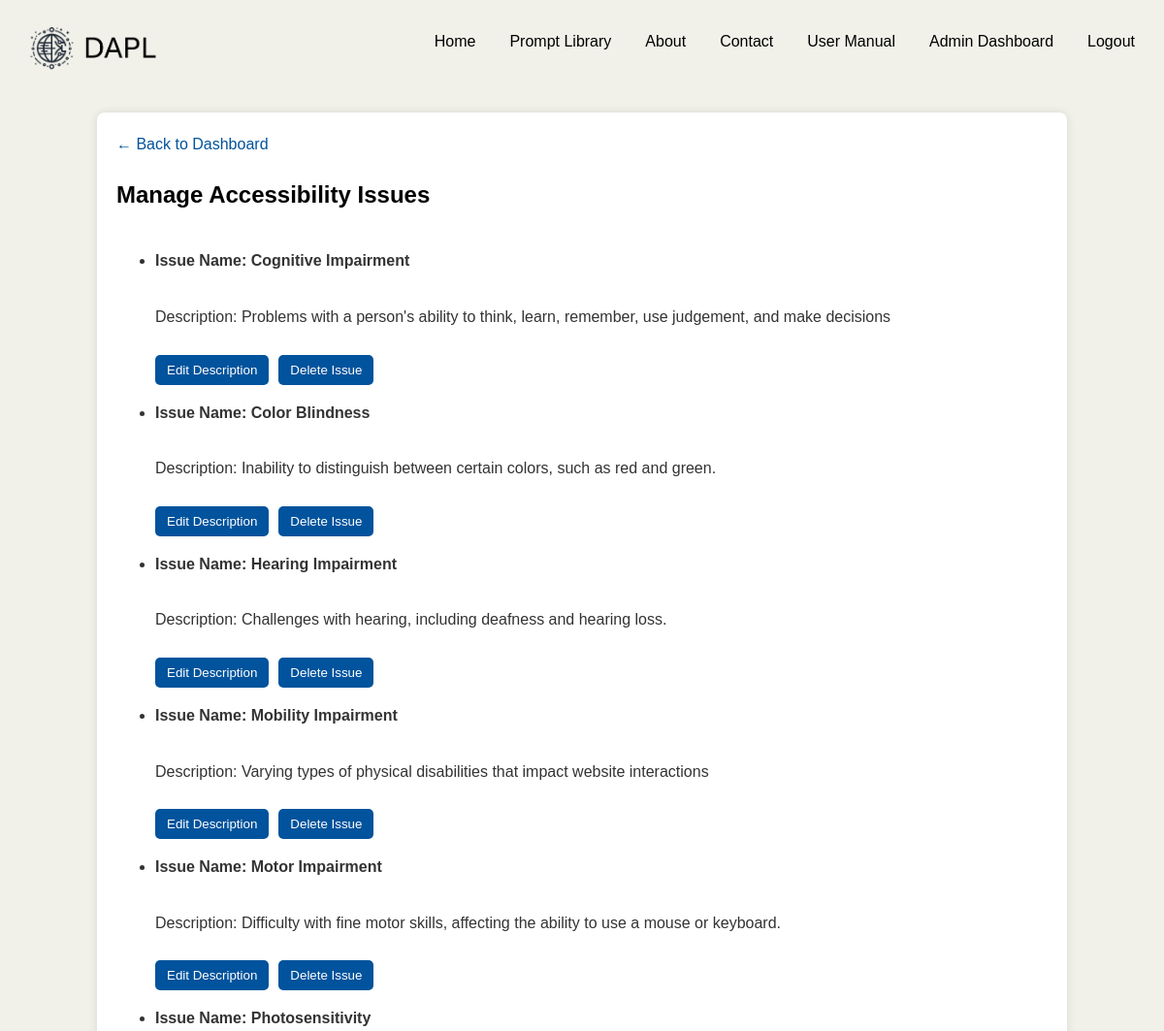
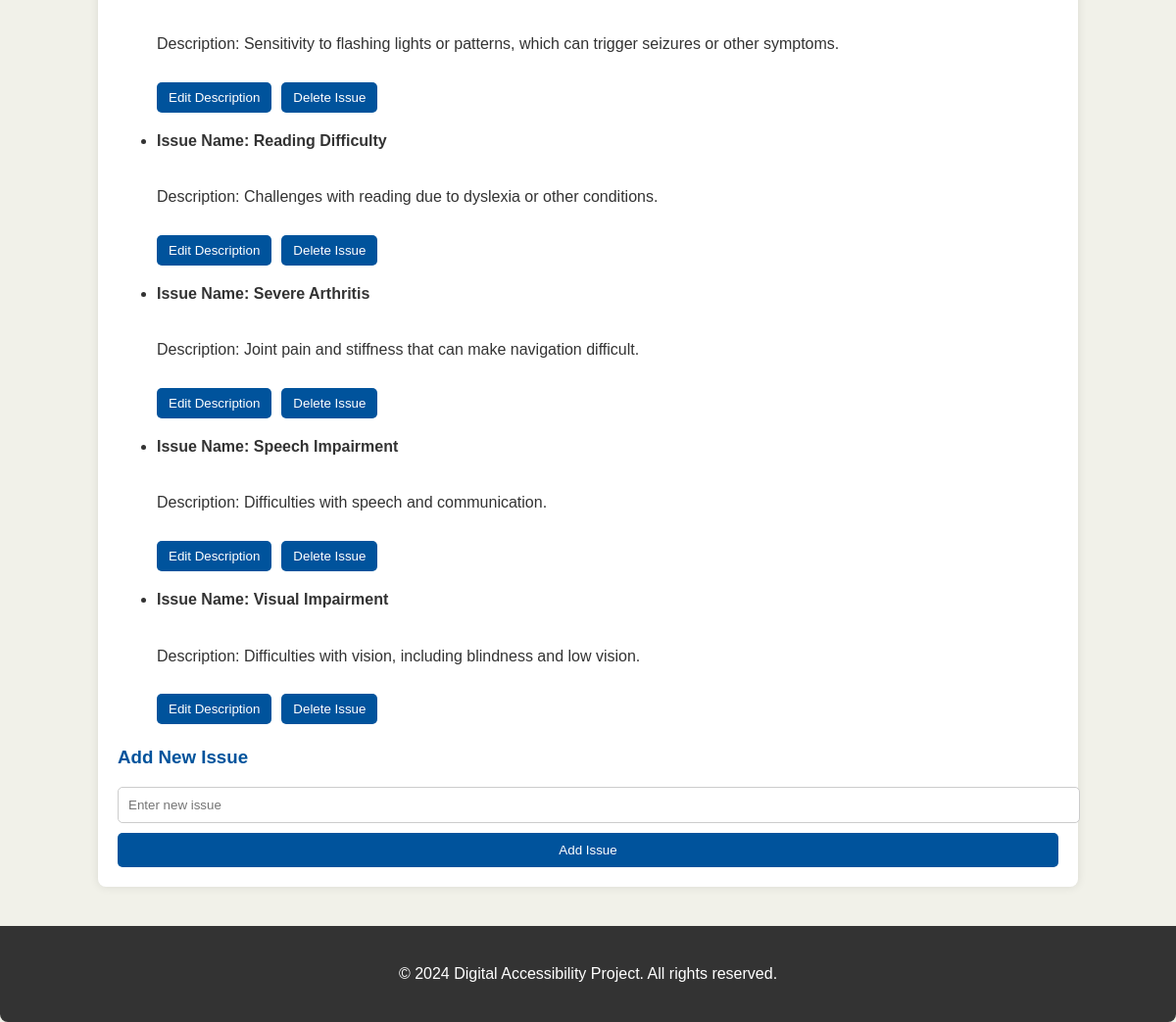
/manage_issues.php (signed in), run on the app's committed database (2 pictures, top to bottom).
### tables this page shows
CREATE TABLE `accessibility_issues` (
  `issue_id` int(11) NOT NULL,
  `issue_name` varchar(100) NOT NULL,
  `description` text DEFAULT NULL
);

### manage_issues.php (the view, shortened to what this page needs)
<?php
include('config.php');
$issues_stmt = $conn->prepare("SELECT issue_id, issue_name, description FROM accessibility_issues ORDER BY issue_name ASC");
$issues_stmt->execute();
$issues_result = $issues_stmt->get_result();
?>
<!DOCTYPE html>
<html lang="en">
<head>
    <link rel="stylesheet" href="styles.css">
</head>
<body>
<?php include('header.php'); ?>
<div class="container">
    <a href="admin_dashboard.php" class="back-link">&larr; Back to Dashboard</a>
    <h1>Manage Accessibility Issues</h1>
    <ul class="issues-list">
        <?php while ($row = $issues_result->fetch_assoc()): ?>
            <li>
                <form method="POST">
                    <p class="issue-name">Issue Name: <?php echo htmlspecialchars($row['issue_name']); ?></p>
                    <p>Description: <?php echo htmlspecialchars($row['description'] ?? 'No description provided'); ?></p>
                    <div class="button-container">
                        <button type="button" onclick="toggleEditForm('<?php echo $row['issue_id']; ?>')">Edit Description</button>
                        <button type="submit" name="delete_issue" onclick="return confirm('Are you sure you want to delete this issue?');">Delete Issue</button>
                    </div>
                </form>
            </li>
        <?php endwhile; ?>
    </ul>
    <div class="form">
        <h3>Add New Issue</h3>
        <form method="POST">
            <input type="text" name="new_issue" placeholder="Enter new issue" required>
            <button type="submit" name="add_issue">Add Issue</button>
        </form>
    </div>
</div>
<footer>
    <p>&copy; 2024 Digital Accessibility Project. All rights reserved.</p>
</footer>
</body>
</html>

### header.php (shortened to what this page needs)
<header>
    <a href="index.php">
        <img src="logo.png" alt="Digital Accessibility Project Logo" class="logo">
    </a>
    <nav>
        <a href="index.php">Home</a>
        <a href="library.php">Prompt Library</a>
        <a href="about.php">About</a>
        <a href="contact.php">Contact</a>
        <a href="manual.php">User Manual</a>
        <?php
        if (isset($_SESSION['user_id'])) {
            if ($_SESSION['role'] === 'admin') {
                echo '<a href="admin_dashboard.php">Admin Dashboard</a>';
            } else {
                echo '<a href="dashboard.php">Profile</a>';
            }
            echo '<a href="logout.php" onclick="return confirmLogout();">Logout</a>';
        } else {
            echo '<a href="login.php">Login</a>';
        }
        ?>
    </nav>
</header>

### styles.css (style rules this page uses)
header { background-color: #F1F1E9; color: white; padding: 20px; display: flex; text-align: left; margin-bottom: 20px; justify-content: space-between; }
header .logo { display: block; margin-right: auto; max-width: 150px; height: auto; }
body { font-family: Arial, sans-serif; background-color: #F1F1E9; color: #333; margin: 0; padding: 0; line-height: 1.6; }
nav { display: flex; gap: 15px; }
nav a { color: black; padding: 10px 10px; text-decoration: none; border-radius: 5px; }
.container { width: 80%; margin: auto; padding: 20px; background-color: white; border-radius: 8px; box-shadow: 0 0 10px rgba(0, 0, 0, 0.1); }
h1 { color: #413932; }
h2, h3, h4 { color: #00539CFF; margin-bottom: 15px; }
footer { background-color: #333; color: white; text-align: center; padding: 20px 0; margin-top: 40px; border-radius: 0 0 8px 8px; }
.container { max-width: 6000px; margin: 0 auto; padding: 20px; background-color: #ffffff; border-radius: 10px; box-shadow: 0 4px 8px rgba(0, 0, 0, 0.1); }
form { display: flex; flex-direction: column; }
button { padding: 10px 15px; background-color: #00539CFF; color: white; border: none; border-radius: 5px; cursor: pointer; }

### manage_issues.php (style rules this page uses)
.container { width: 80%; margin: auto; padding: 20px; background-color: white; border-radius: 8px; box-shadow: 0 0 10px rgba(0, 0, 0, 0.1); }
h1, h2 { color: black; font-size: 24px; font-family: Arial, sans-serif; margin-bottom: 20px; }
.form input[type="text"], .form textarea { width: 100%; padding: 10px; border: 1px solid #ccc; border-radius: 5px; margin-bottom: 10px; }
.form button { padding: 10px; background-color: #00539CFF; color: white; border: none; border-radius: 5px; cursor: pointer; }
.back-link { display: block; margin-bottom: 20px; font-size: 16px; color: #00539CFF; text-decoration: none; }
.button-container { display: flex; justify-content: flex-start; align-items: center; gap: 10px; margin-top: 10px; }
.button-container button { padding: 8px 12px; background-color: #00539CFF; border: none; border-radius: 5px; color: white; cursor: pointer; }
.issue-name { font-weight: bold; }

### data on the page
accessibility_issues: issue_name "Cognitive Impairment", description "Problems with a person's ability to think, learn, remember, use judgement, and make decisions"
accessibility_issues: issue_name "Color Blindness", description "Inability to distinguish between certain colors, such as red and green."
accessibility_issues: issue_name "Hearing Impairment", description "Challenges with hearing, including deafness and hearing loss."
accessibility_issues: issue_name "Mobility Impairment", description "Varying types of physical disabilities that impact website interactions"
accessibility_issues: issue_name "Motor Impairment", description "Difficulty with fine motor skills, affecting the ability to use a mouse or keyboard."
accessibility_issues: issue_name "Photosensitivity", description "Sensitivity to flashing lights or patterns, which can trigger seizures or other symptoms."
accessibility_issues: issue_name "Reading Difficulty", description "Challenges with reading due to dyslexia or other conditions."
accessibility_issues: issue_name "Severe Arthritis", description "Joint pain and stiffness that can make navigation difficult."
accessibility_issues: issue_name "Speech Impairment", description "Difficulties with speech and communication."
accessibility_issues: issue_name "Visual Impairment", description "Difficulties with vision, including blindness and low vision."
